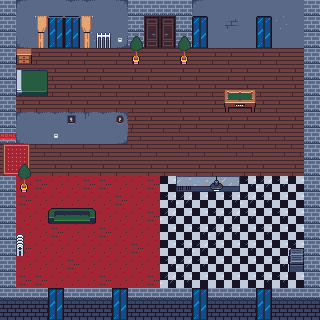

The image is a tile-based game level rendered from a .tmx file. Its description and complete source (layers, tilesets, objects, tile grids) follow:
An orthogonal 20x20 tile map with 16x16 px tiles, 3 tile layers (terrain, upper, upper second), 3 tilesets.

<map version="1.10" tiledversion="1.11.2" orientation="orthogonal" renderorder="right-down" width="20" height="20" tilewidth="16" tileheight="16" infinite="0" nextlayerid="4" nextobjectid="1">
 <properties>
  <property name="collidable" type="bool" value="true" />
 </properties>
 <tileset firstgid="1" name="tileset_modern_rpg_background" tilewidth="16" tileheight="16" tilecount="256" columns="16">
  <image source="../../assets/Dark City 16x16 Tileset/tileset_modern_rpg_background.png" width="256" height="256" />
 </tileset>
 <tileset firstgid="257" name="tileset_modern_rpg_furniture" tilewidth="16" tileheight="16" tilecount="256" columns="16">
  <image source="../../assets/Dark City 16x16 Tileset/tileset_modern_rpg_furniture.png" width="256" height="256" />
 </tileset>
 <tileset firstgid="513" name="tileset_modern_rpg_props" tilewidth="16" tileheight="16" tilecount="256" columns="16">
  <image source="../../assets/Dark City 16x16 Tileset/tileset_modern_rpg_props.png" width="256" height="256" />
 </tileset>
 <layer id="1" name="terrain" width="20" height="20">
  <data encoding="csv">
86,41,57,57,42,42,57,2684354601,86,86,86,86,57,57,57,57,57,57,57,2684354601,
86,57,57,57,57,57,57,57,86,2147483976,328,86,57,57,58,57,57,45,57,57,
86,1610612777,57,57,57,45,57,3221225513,86,2147483992,344,86,57,57,57,57,57,57,57,57,
86,2,2,3,2,2,3,2,2,3,2,2,3,2,2,3,2,2,3,86,
86,3,2,2,3,2,2,3,2,2,3,2,2,3,2,2,3,2,2,86,
86,2,3,2,2,3,2,2,3,2,2,3,2,2,3,2,2,3,2,86,
86,2,2,3,2,2,3,2,2,3,2,2,3,2,2,3,2,2,3,86,
86,41,42,42,42,43,42,2684354601,2,2,3,2,2,3,2,2,3,2,2,86,
86,1610612777,57,57,57,57,57,3221225513,4,3,4,4,3,4,4,3,4,4,3,86,
4,3,4,4,3,4,4,3,4,4,3,4,4,3,4,4,3,4,4,86,
2,2,3,2,2,3,2,2,3,2,2,3,2,2,3,2,2,3,2,86,
86,228,227,228,228,227,227,228,228,227,246,247,248,246,246,247,248,247,246,86,
86,227,228,228,228,228,228,227,228,228,247,248,246,246,247,248,247,246,246,86,
86,228,228,228,227,228,228,228,228,227,248,246,246,247,248,247,246,247,246,86,
86,228,228,227,228,228,227,228,228,228,246,246,247,248,247,246,247,246,246,86,
86,227,228,228,228,228,228,228,227,228,246,247,248,247,246,247,246,246,247,86,
86,228,228,228,227,228,228,228,228,228,247,248,247,246,246,246,246,247,247,86,
86,227,227,228,228,228,227,228,228,227,248,247,246,246,246,246,247,247,246,86,
87,87,87,53,87,87,87,53,87,87,87,87,53,87,87,87,53,87,87,87,
53,53,53,53,53,53,53,53,53,53,53,53,53,53,53,53,53,53,53,53
</data>
 </layer>
 <layer id="2" name="upper" width="20" height="20">
  <data encoding="csv">
0,0,0,0,0,0,0,0,0,0,0,0,41,0,0,0,0,0,0,86,
0,0,0,324,324,0,0,0,0,0,0,0,324,0,0,0,324,0,0,86,
0,0,521,340,340,0,452,520,363,0,0,363,340,0,0,0,340,0,0,86,
0,278,0,0,0,0,0,0,379,0,0,379,0,0,0,0,0,0,0,0,
0,2147484015,2147484014,0,0,0,0,0,0,0,0,0,0,0,0,0,0,0,0,0,
0,2147484031,2147484030,0,0,0,0,0,0,0,0,0,0,0,301,302,0,0,0,0,
0,0,0,0,0,0,0,0,0,0,0,0,0,0,317,318,0,0,0,0,
0,0,0,0,642,0,0,643,0,0,0,0,0,0,0,0,0,0,0,0,
660,0,0,520,0,0,0,0,0,0,0,0,0,0,0,0,0,0,0,0,
465,466,0,0,0,0,0,0,0,0,0,0,0,0,0,0,0,0,0,0,
481,482,0,0,0,0,0,0,0,0,0,0,0,0,0,0,0,0,0,0,
0,0,0,0,0,0,0,0,0,0,0,438,439,439,440,0,0,0,0,0,
0,0,0,0,0,0,0,0,0,0,0,0,0,0,0,0,0,0,0,0,
0,0,0,401,402,403,0,0,0,0,0,0,0,0,0,0,0,0,0,0,
0,0,0,0,0,0,0,0,0,0,0,0,0,0,0,0,0,0,0,0,
0,0,0,0,0,0,0,0,0,0,0,0,0,0,0,0,0,0,737,0,
0,0,0,0,0,0,0,0,0,0,0,0,0,0,0,0,0,0,753,0,
0,0,0,0,0,0,0,0,0,0,0,0,0,0,0,0,0,0,0,0,
0,0,0,324,0,0,0,324,0,0,0,0,324,0,0,0,324,0,0,0,
0,0,0,340,0,0,0,340,0,0,0,0,340,0,0,0,340,0,0,0
</data>
 </layer>
 <layer id="3" name="upper second" width="20" height="20">
  <data encoding="csv">
0,0,0,0,0,0,0,0,0,0,0,0,0,0,0,0,0,0,0,0,
0,0,397,398,398,399,0,0,0,0,0,0,0,0,0,0,0,0,0,0,
0,0,413,0,0,415,0,0,0,0,0,0,0,0,0,0,0,0,0,0,
0,0,0,0,0,0,0,0,0,0,0,0,0,0,0,0,0,0,0,0,
0,0,0,0,0,0,0,0,0,0,0,0,0,0,0,0,0,0,0,0,
0,0,0,0,0,0,0,0,0,0,0,0,0,0,0,0,0,0,0,0,
0,0,0,0,0,0,0,0,0,0,0,0,0,0,0,0,0,0,0,0,
0,0,0,0,0,0,0,0,0,0,0,0,0,0,0,0,0,0,0,0,
0,0,0,0,0,0,0,0,0,0,0,0,0,0,0,0,0,0,0,0,
0,0,0,0,0,0,0,0,0,0,0,0,0,0,0,0,0,0,0,0,
0,363,0,0,0,0,0,0,0,0,0,0,0,0,0,0,0,0,0,0,
0,379,0,0,0,0,0,0,0,0,0,0,0,456,0,0,0,0,0,0,
0,0,0,0,0,0,0,0,0,0,0,0,0,0,0,0,0,0,0,0,
0,0,0,0,0,0,0,0,0,0,0,0,0,0,0,0,0,0,0,0,
0,437,0,0,0,0,0,0,0,0,0,0,0,0,0,0,0,0,0,0,
0,453,0,0,0,0,0,0,0,0,0,0,0,0,0,0,0,0,0,0,
0,0,0,0,0,0,0,0,0,0,0,0,0,0,0,0,0,0,0,0,
0,0,0,0,0,0,0,0,0,0,0,0,0,0,0,0,0,0,0,0,
0,0,0,0,0,0,0,0,0,0,0,0,0,0,0,0,0,0,0,0,
0,0,0,0,0,0,0,0,0,0,0,0,0,0,0,0,0,0,0,0
</data>
 </layer>
</map>
